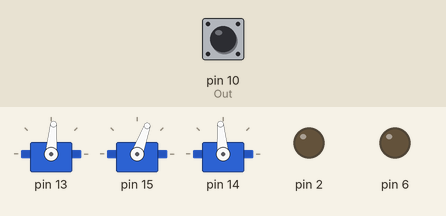
This sketch was run on a simulated Arduino Uno, built with avr-gcc and run on an emulated ATmega328P. Parts: 3 × servo, output pins drawn as LEDs (lit = HIGH). The inputs (shaded band) are chosen by the test bench; at power-on: pin 10 (Out) HIGH. What the sketch prints to the serial monitor is not drawn.

Above: at 1.1 s.
2.3 s: pin 10 (Out) pulled LOW for 0.15 s
At 3.3 s:
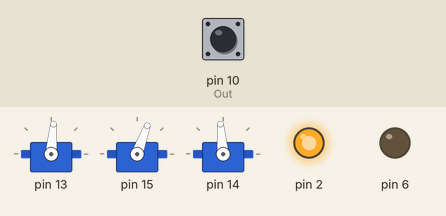
At 5.2 s:
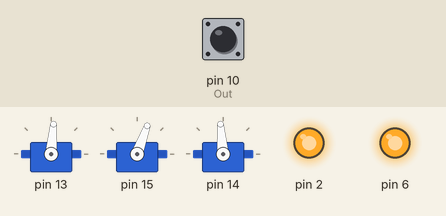
5.4 s: pin 10 (Out) pulsed LOW 5 times (0.12 s each, 0.3 s apart)
Timing chart, 0 to 14.4 s (numbered marks = the images above; inputs shaded):
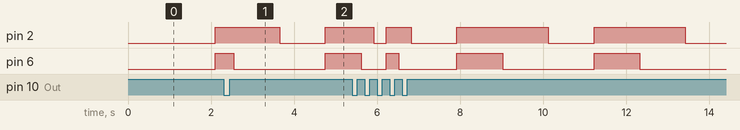

The sketch:

PoltekesTCS.ino
```cpp
#include "Lib/Config/config.h"
#include "Servo.h"
#include <MD_TCS230.h>
#include <FreqCount.h>

#define DEBUG_RGB
#define Out 10
#define tolerance_ 0.5
#define Red digitalWrite(TCS1_S2,LOW);\
  digitalWrite(TCS1_S3,LOW);

#define Green digitalWrite(TCS1_S2,HIGH);\
  digitalWrite(TCS1_S3,HIGH);


#define Blue digitalWrite(TCS1_S2,LOW);\
  digitalWrite(TCS1_S3,HIGH);

Servo centerServo, leftServo, rightServo;

void setup() {
  // put your setup code here, to run once:

  pinMode(TCS1_S2, OUTPUT);
  pinMode(TCS1_S3, OUTPUT);
  pinMode(Out, INPUT_PULLUP);
  Serial.begin(9600);

  delay(1000);
  centerServo.attach(CenterServoPin);
  leftServo.attach(LeftServoPin);
  rightServo.attach(RightServoPin);

  centerServo.write(85); // 40 85 125
  leftServo.write(70); // 70 35
  rightServo.write(95); //95 130
}


unsigned long readSensor()
{
  unsigned long freqRed, freqGreen, freqBlue;
  Red;
  freqRed = pulseIn(Out, digitalRead(Out) == HIGH ? LOW : HIGH);
#ifdef DEBUG_RGB
  Serial.print("R: " + String(freqRed, HEX));
#endif
  delay(100);
  Green;
  freqGreen = pulseIn(Out, digitalRead(Out) == HIGH ? LOW : HIGH);
#ifdef DEBUG_RGB
  Serial.print(", Green: " + String(freqGreen, HEX));
#endif
  delay(100);
  Blue;
  freqBlue = pulseIn(Out, digitalRead(Out) == HIGH ? LOW : HIGH);
#ifdef DEBUG_RGB
  Serial.println(", Blue: " + String(freqBlue, HEX));
#endif
  delay(100);

  return (freqRed << 16 | freqGreen << 8 | freqBlue);

}

bool inScope(unsigned long input, unsigned long std, float tolerance)
{
  unsigned long temp;
  unsigned long RGBVal;
  float lo, hi;

  for (uint8_t i = 0; i < 3; i++)
  {
    temp = (input >> (i * 8)) & 0xFF;
    RGBVal = (std >> (i * 8)) & 0xFF;

    lo = (float)RGBVal - ((float)RGBVal * tolerance);
    hi = ((float)RGBVal * tolerance) + (float)RGBVal;

#ifdef DEBUG_SHOW_TOLERANCE
    Serial.println("Datum: " + String(i) + " RGBVAL: " + String(RGBVal) + " Temp: " + String(temp) + " lo: " + String((uint8_t)lo) + " hi: " + String((uint8_t)hi));
#endif
    if (temp < (uint8_t)lo || temp > (uint8_t)hi)
      return false;

  }
  return true;

}


void loop() {
  // put your main code here, to run repeatedly:
  unsigned long rgb;
  rgb = readSensor();
  Serial.println("\nrgb: " + String(rgb, HEX));

  if (inScope(rgb, Blue_Color, tolerance_) || inScope(rgb, Red_Color, tolerance_) /*|| inScope(rgb, Purple_Color,tolerance_) || inScope(rgb, Brown_Color,tolerance_)*/) {
    centerServo.write(40);
    delay(500);
    centerServo.write(85);
    delay(500);
    leftServo.write(35);
    delay(500);
    leftServo.write(70);
    delay(500);
    Serial.println("Left");
  }
  else if (/*inScope(rgb, Pink_Color,tolerance_) || inScope(rgb, White_Color,tolerance_)
  ||*/ inScope(rgb, Yellow_Color, tolerance_) || inScope(rgb, Green_Color,tolerance_)) {
    centerServo.write(125);
    delay(500);
    centerServo.write(85);
    delay(500);
    rightServo.write(130);
    delay(500);
    rightServo.write(95);
    Serial.println("Right");
  }

  static unsigned char i = 0;
  // l: 7 H: 13 val 10
  //  Serial.println("\nVal: "+String(inScope(0x070100, 0x0A0200, 0.3)));
  //  delay(1500);
  //  if(i==0){
  //    rightServo.write(95);
  //    Serial.println("Center");
  //  }
  //   else{
  //   rightServo.write(130);
  //   }
  //   delay(1500);
  i++;
  i = i % 2;

}
```

Measured:
- after the input at 2.3 s, pin 2: HIGH → LOW after 1.4 s instead of 2.0 s; pin 6: HIGH → LOW after 0.25 s instead of 0.90 s
